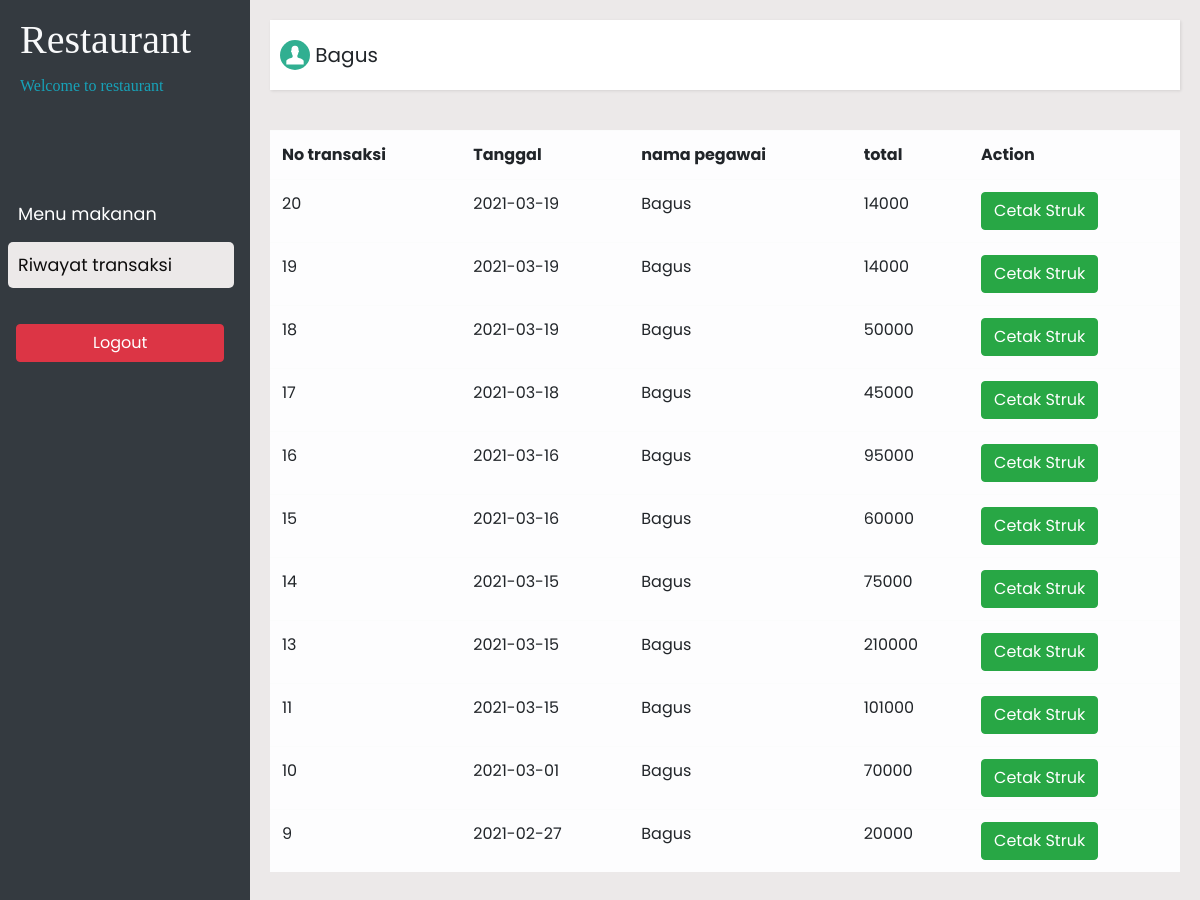
/user/riwayat.php (signed in), run on the app's committed database.
### tables this page shows
CREATE TABLE `user` (
  `id_user` int(100) NOT NULL,
  `nama` varchar(100) NOT NULL,
  `username` varchar(100) NOT NULL,
  `password` varchar(8) NOT NULL,
  `level` int(10) NOT NULL,
  `status` int(11) NOT NULL
);

CREATE TABLE `transaksi` (
  `id_transaksi` int(100) NOT NULL,
  `tanggal` date NOT NULL,
  `id_user` int(100) NOT NULL,
  `total` int(100) NOT NULL
);

### config.php (called while the page is built, shortened)
<?php
	class database{
		var $host = "localhost";
		var $username = "root";
		var $password = "";
		var $db = 'pemesanan_makanan';
		var $koneksi = "";
		function __construct(){
			$koneksi = $this->koneksi = mysqli_connect($this->host, $this->username, $this->password, $this->db);
		}
		function getId($tabel,$patokan,$p,$diambil){
			$hasil = mysqli_query($this->koneksi, "select * from $tabel where $patokan = '$p' ");
			$arr = mysqli_fetch_array($hasil);
			return $arr[$diambil];
		}
	}
?>

### user/riwayat.php (the view, shortened to what this page needs)
<?php
     $data = new datapesanan();
?>
<!DOCTYPE html>
<html lang="en">
<head>
    <link rel="stylesheet" href="fonts/icomoon/style.css">
<link rel="stylesheet" href="../css/owl.carousel.min.css">
<link rel="stylesheet" href="../css/bootstrap.min.css">
<link rel="stylesheet" href="../css/style.css">
<link rel="stylesheet" href="css/style.css">
</head>
<body>
<div class="wrapper">
<nav id="sidebar" class="position-fixed fixed-top fixed-bottom bg-dark">
            <div class="sidebar-header pt-3">
                <h1 class="text-light" style="font-family: cursive;">Restaurant</h1>
                <p class="text-info" style="font-family: cursive;font-size:medium;">Welcome to restaurant</p>
            </div>
            <ul class="list-unstyled components pl-2 pr-3 ">
                <p></p>
                <li id="activ-pembayaran" class="mb-1">
                    <a href="index.php" data-toggle="collapse" aria-expanded="false" id="btn-pembayaran ">Menu makanan</a>
                </li>
                <li id="activ-riwayat" class="active">
                    <a href="" data-toggle="collapse" aria-expanded="false" id="btn-riwayat">Riwayat transaksi</a>
                </li>
            </ul>
            <button type="submit" class="btn btn-danger col-md-10 ml-3"><a href="logout.php">Logout</a></button>
</nav>
<div id="content">
    <nav class="navbar navbar-success">
        <a href="" class="navbar-brand">
            <img src="../images/akun.svg" alt="" width="30" height="30" class="d-inline-block align-top">
            <?php
                $username = $_SESSION['username'];
                $nama = $data->getId('user','username',$username,'nama');
                echo $nama;
                $id = $data->getId('user','username',$username,'id_user');
            ?>
        </a>
    </nav>
    <div id="riwayat">
        <table class="table table-light">
         <tr>
         <?php
            $tarray = array('No transaksi','Tanggal');
         ?>
            <th><?=$tarray[0]?></th>
            <th><?=$tarray[1]?></th>
            <th>nama pegawai</th>
            <th>total</th>
            <th>Action</th>
         </tr>
                    <?php
                $qryriwayat = mysqli_query($data->koneksi,"SELECT * FROM transaksi INNER JOIN user ON user.id_user = '$id' AND transaksi.id_user = user.id_user order by id_transaksi desc");
                while($arriwayat = mysqli_fetch_array($qryriwayat)) {
            ?>
        <form action="print.php" method="post">
          <tr>
              <td><?= $arriwayat['id_transaksi'] ?></td>
              <td><?= $arriwayat['tanggal'] ?></td>
              <td><?= $arriwayat['nama'] ?></td>
              <td><?= $arriwayat['total'] ?></td>
              <td><button class="btn btn-success">Cetak Struk</button></td>
          </tr>
        </form>
          <?php
                }
          ?>
        </table>
    </div>
</div>
</div>
</body>
</html>

### css/style.css (style rules this page uses)
body { font-family: "Roboto", sans-serif; background-color: #f8fafb; }
p { color: #b3b3b3; font-weight: 300; }
h1, h2, h3, h4, h5, h6, .h1, .h2, .h3, .h4, .h5, .h6 { font-family: "Roboto", sans-serif; }
a { -webkit-transition: .3s all ease; -o-transition: .3s all ease; transition: .3s all ease; }

### user/css/style.css (style rules this page uses)
body { font-family: 'Poppins', sans-serif; background: #ece9e9; }
p { font-family: 'Poppins', sans-serif; font-size: 1.1em; font-weight: 300; line-height: 1.7em; color: #999; }
a, a:hover, a:focus { color: inherit; text-decoration: none; transition: all 0.3s; }
.navbar { padding: 15px 10px; background: #fff; border: none; border-radius: 0; margin-bottom: 40px; box-shadow: 1px 1px 3px rgba(0, 0, 0, 0.1); }
.wrapper { display: flex; width: 100%; align-items: stretch; }
#sidebar { min-width: 250px; max-width: 250px; background: #09d476; color: #fff; transition: all 0.3s; float: left; position: relative; }
#sidebar .sidebar-header { padding: 20px; }
#sidebar ul.components { padding: 20px 0; }
#sidebar ul p { color: #fff; padding: 10px; }
#sidebar ul li a { padding: 10px; font-size: 1.1em; display: block; }
.active { color: rgb(14, 13, 13); background: #ece9e9; border-radius: 5px; }
a[data-toggle="collapse"] { position: relative; }
#content { width: 100%; padding: 20px; min-height: 100vh; transition: all 0.3s; }

### data on the page
user: nama "Bagus"
transaksi: id_transaksi "20", tanggal "2021-03-19", id_user.nama "Bagus", total "14000"
transaksi: id_transaksi "19", tanggal "2021-03-19", id_user.nama "Bagus", total "14000"
transaksi: id_transaksi "18", tanggal "2021-03-19", id_user.nama "Bagus", total "50000"
transaksi: id_transaksi "17", tanggal "2021-03-18", id_user.nama "Bagus", total "45000"
transaksi: id_transaksi "16", tanggal "2021-03-16", id_user.nama "Bagus", total "95000"
transaksi: id_transaksi "15", tanggal "2021-03-16", id_user.nama "Bagus", total "60000"
transaksi: id_transaksi "14", tanggal "2021-03-15", id_user.nama "Bagus", total "75000"
transaksi: id_transaksi "13", tanggal "2021-03-15", id_user.nama "Bagus", total "210000"
transaksi: id_transaksi "11", tanggal "2021-03-15", id_user.nama "Bagus", total "101000"
transaksi: id_transaksi "10", tanggal "2021-03-01", id_user.nama "Bagus", total "70000"
transaksi: id_transaksi "9", tanggal "2021-02-27", id_user.nama "Bagus", total "20000"

### other printed values
$tarray[0] "No transaksi"
$tarray[1] "Tanggal"
